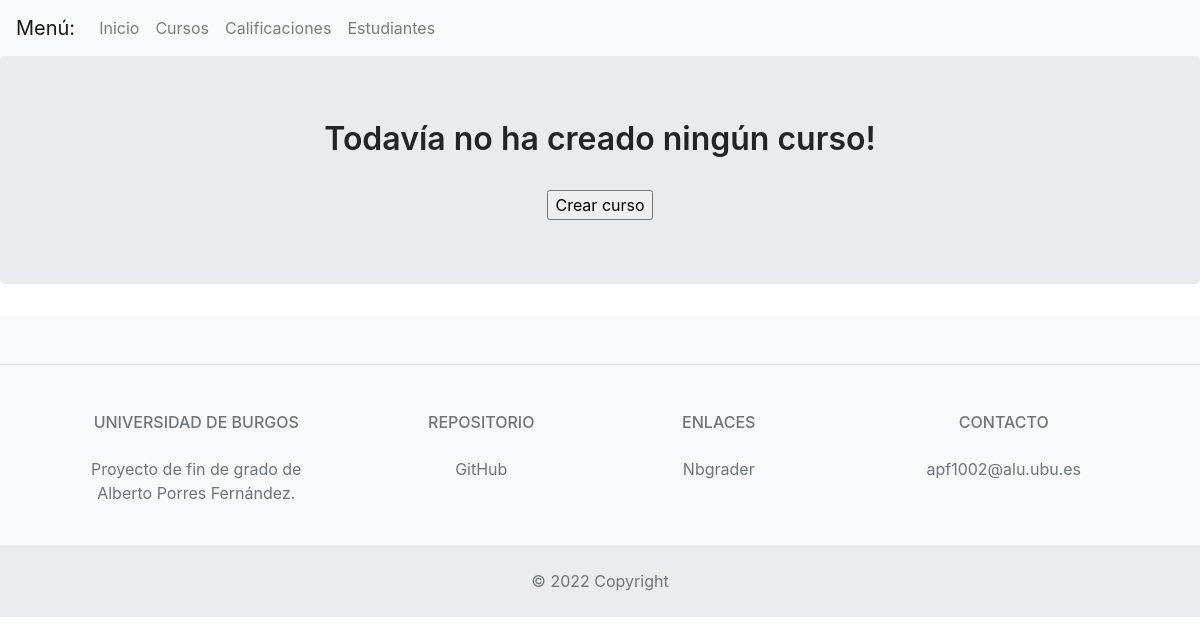
The page /teacher/courses (signed in) on the database as committed earlier.
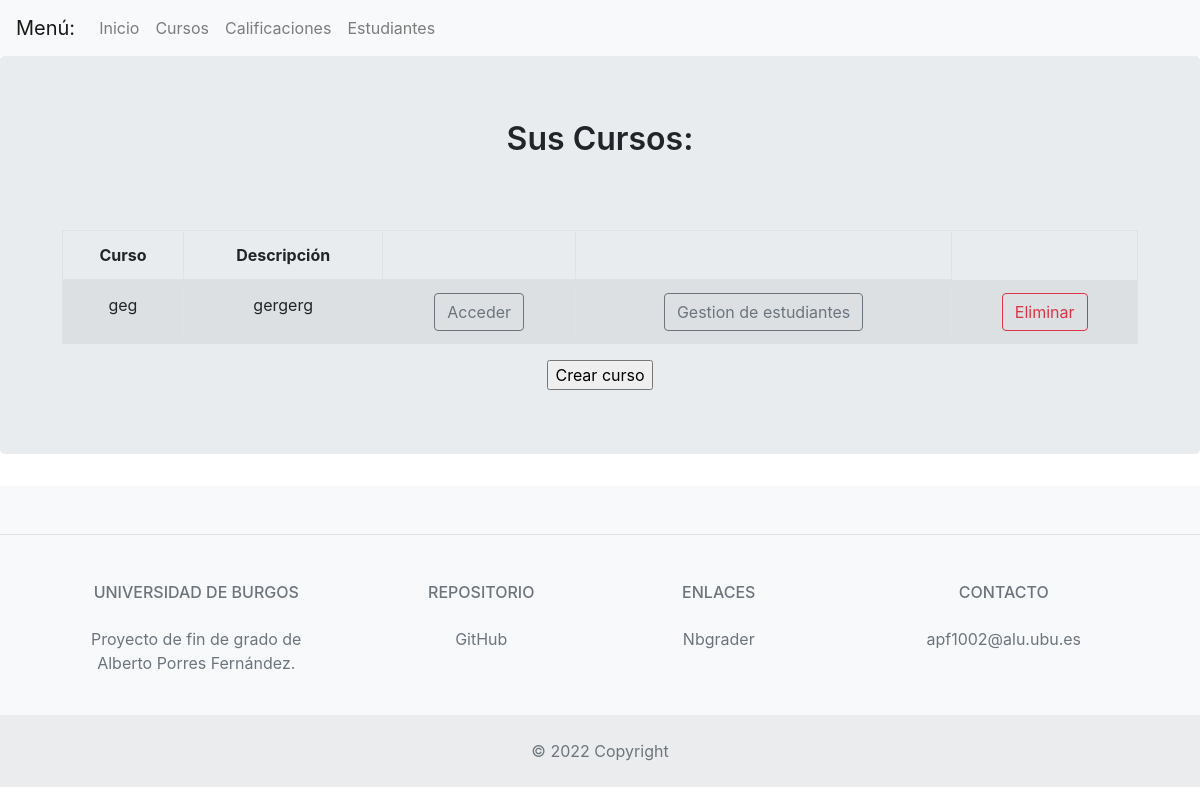
The same page on the database as committed later.
### src/models.py (models this page shows)
class Course(db.Model):
    id = db.Column(db.Integer, primary_key=True)
    teacher_id = db.Column(db.Integer, db.ForeignKey('user.id'))
    name = db.Column(db.String(80), nullable=False, unique = True)
    description = db.Column(db.String(300), nullable=False)
    course_section = db.relationship('Section', backref = 'course')
    course_student = db.relationship('CourseMembers', backref = 'course')

### src/routes.py (the view)
@app.route('/teacher/courses',methods=["GET"])
@login_required
def teacher_courses():
    if check_access("teacher"):
        user = get_current_User(current_user.get_id())
        courses = Course.query.filter_by(teacher_id = user.id).all()
        return render_template("teacher/courses.html",user = user, courses = courses)
    else:
        flash("Acceso no permitido")
        return redirect(url_for('student'))

### src/routes.py (called while the page is built)
@login_manager.user_loader
def load_user(user_id):
    return User.query.get(int(user_id))

def get_current_User(id):
    return User.query.filter_by(id=id).first()

def check_access(user_type):
    user = get_current_User(current_user.get_id())
    if user_type == "teacher":
        if user.is_teacher:
            return True
        else:
            return False
    elif user_type == "student":
        if not user.is_teacher:
            return True
        else:
            return False

### src/templates/teacher/courses.html (shortened to what this page needs)
{% extends "base_template.html" %}
{% block content %}
    {% if courses %}
    <h1 class = "jumbotron-heading" style="font-size: 2em;
    font-weight: 600;">Sus Cursos:</h1><br>
    <br>
    <div class="container mb-3 mt-3">
        <table  class="table table-striped table-bordered" style="width:100%">
            <thead>
            <tr>
                <th> Curso </th>
                <th> Descripción </th>
                <th>  </th>
                <th>  </th>
            </tr>
            </thead>
            <tbody>
        {% for course in courses %}
            <tr>
                <td>{{ course.name }}</td>
                <td>{{ course.description }}</td>
                <td>
                    <form action="{{ url_for('teacher_courses_course', course = course.name) }}" >
                        <input class="btn btn-outline-secondary" type="submit" value = "Acceder" />
                    </form>
                </td>
                <td>
                    <form action="{{ url_for('teacher_course_students', course = course.name) }}" >
                        <input  class="btn btn-outline-secondary" type="submit" value = "Gestion de estudiantes" />
                    </form>
                </td>
                <td>
                    <a class="btn btn-outline-danger" href="#" data-toggle="modal" data-target="#confirm-del-{{ course.id }}">Eliminar</a>
                </td>
            </tr>
        {% endfor %}
        </tbody>
        </table>
        </div>
        {% else %}
        <h1 class = "jumbotron-heading" style="font-size: 2em;
        font-weight: 600;">Todavía no ha creado ningún curso!</h1><br>
        {% endif %}
        <div>
            <form action="{{ url_for('teacher_create_course') }}" >
                <input type="submit" value = "Crear curso" />
            </form>
        </div>
{% endblock %}

### src/templates/base_template.html (shortened to what this page needs)
<!DOCTYPE html>
<html lang="es">
<head>
    <link rel="stylesheet" href="https://cdn.jsdelivr.net/npm/bootstrap@4.3.1/dist/css/bootstrap.min.css">
    <link rel="stylesheet" href="static/base.css">
</head>
<body>
{% if user %}
{% if user.is_teacher %}
<nav class="navbar navbar-expand-lg navbar-light bg-light">
  <a class="navbar-brand" href="#">Menú:</a>
  <div class="collapse navbar-collapse" id="navbarNav">
    <ul class="navbar-nav">
      <li class="nav-item">
        <a class="nav-link" href="{{ url_for('teacher') }}">Inicio</a>
      </li>
      <li class="nav-item">
        <a class="nav-link" href="{{ url_for('teacher_courses') }}">Cursos</a>
      </li>
      <li class="nav-item">
        <a class="nav-link" href="{{ url_for('teacher_califications') }}">Calificaciones</a>
      </li>
      <li class="nav-item">
        <a class="nav-link" href="{{ url_for('teacher_students') }}">Estudiantes</a>
      </li>
    </ul>
  </div>
</nav>
{% endif %}
{% endif %}
<section class="jumbotron text-center">
<div class = "container-fluid" >
{% block content %}{% endblock %}
</div>
</section>
<footer class="text-center text-lg-start bg-light text-muted">
  <section class="d-flex justify-content-center justify-content-lg-between p-4 border-bottom" ></section>
  <section class="">
    <div class="container text-center text-md-start mt-5">
      <div class="row mt-3">
        <div class="col-md-3 col-lg-4 col-xl-3 mx-auto mb-4">
          <h6 class="text-uppercase fw-bold mb-4">
            Universidad de Burgos
          </h6>
          <p>Proyecto de fin de grado de Alberto Porres Fernández.</p>
        </div>
        <div class="col-md-2 col-lg-2 col-xl-2 mx-auto mb-4">
          <h6 class="text-uppercase fw-bold mb-4">REPOSITORIO</h6>
          <p><a href="https://github.com/AlbertoPorres/autograder-python" class="text-reset">GitHub</a></p>
        </div>
        <div class="col-md-3 col-lg-2 col-xl-2 mx-auto mb-4">
          <h6 class="text-uppercase fw-bold mb-4">Enlaces</h6>
          <p><a href="https://nbgrader.readthedocs.io/en/stable/" class="text-reset">Nbgrader</a></p>
        </div>
        <div class="col-md-4 col-lg-3 col-xl-3 mx-auto mb-md-0 mb-4">
          <h6 class="text-uppercase fw-bold mb-4">Contacto</h6>
          <p>apf1002@alu.ubu.es</p>
        </div>
      </div>
    </div>
  </section>
  <div class="text-center p-4" style="background-color: rgba(0, 0, 0, 0.05);">
    © 2022 Copyright
  </div>
</footer>
</body>
</html>

Rows that differ between the two databases and show on the page:
added Course: name "geg", description "gergerg"
Other text that changed with them:
text no longer shown: "Todavía no ha creado ningún curso!"
text now shown: "Sus Cursos: Curso Descripción"
